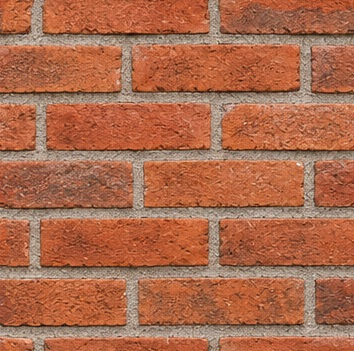
#> input picture library-additions/Materials/Brick/Brick.jpg, 354 x 351 px
$ python tile-board-materials.py ../library-additions/Materials/Brick/Brick.jpg ../library-additions/Materials/Stone/Kerikil.jpg
#> lines starting #> are read from the running program, lines starting #| are printed output that depends on the picture; after the words box and inside, x2 and y2 are one past the last pixel; in counts of white or black regions, pixels touching at a corner belong together
"""Make the five board materials tile seamlessly at a known real-world size.

Regular patterns (brick, clay roof tile) are cropped to a whole number of
pattern repeats, then the wrap-around seam is hidden with a minimum-error
boundary cut (image quilting), so the edges meet where the pattern already
matches. Stone and gravel have no repeat, so only the seam cut is used.
The AAC block is rebuilt as real 60 x 20 cm blocks (the board's blocks are
not that proportion) from the board's own block surface.

usage: python scripts/tile-board-materials.py "D:/Dirory/sample_library/Materials/Material Texture Catalog Board.png" library-additions/Materials/_tiled
"""
import json, os, sys
import numpy as np
from PIL import Image, ImageFilter

BOARD, OUT = sys.argv[1], sys.argv[2]
os.makedirs(OUT, exist_ok=True)
board = Image.open(BOARD).convert("RGB")
#> board is the input picture: PIL image 354x351 RGB; mean R, G, B 172.1, 106.4, 77.3
rng = np.random.default_rng(20261021)

# Panel boxes on the board, above the label boxes (see the earlier split).
PANELS = {
    "Brick": (2, 2, 500, 430),
    "Clay Tile Roof": (520, 2, 1016, 430),
    "Concrete Lightweight Block": (1036, 2, 1534, 430),
    "River Stone": (2, 521, 758, 949),
    "Kerikil": (778, 521, 1534, 949),
}
def panel(name):
    return np.asarray(board.crop(PANELS[name])).astype(float)


def refine_lag(a, axis, guess, span=6):
    """Shift (pixels) near `guess` where the image best matches itself."""
    best, best_lag = None, guess
    for lag in range(guess - span, guess + span + 1):
        if axis == 1:
            x, y = a[:, :-lag], a[:, lag:]
        else:
            x, y = a[:-lag], a[lag:]
        err = np.mean((x - y) ** 2)
        if best is None or err < best:
            best, best_lag = err, lag
    return best_lag


def min_cut_path(cost):
    """Top-to-bottom path through `cost` (H x W) with steps of -1/0/+1."""
    h, w = cost.shape
    acc = cost.copy()
    back = np.zeros((h, w), int)
    for i in range(1, h):
        prev = acc[i - 1]
        left = np.r_[np.inf, prev[:-1]]
        right = np.r_[prev[1:], np.inf]
        stack = np.vstack([left, prev, right])
        choice = np.argmin(stack, 0)
        back[i] = choice - 1
        acc[i] += stack[choice, np.arange(w)]
    path = np.zeros(h, int)
    path[-1] = int(np.argmin(acc[-1]))
    for i in range(h - 1, 0, -1):
        path[i - 1] = path[i] + back[i, path[i]]
    return path


def seam_wrap_x(a, ov, feather=2):
    """Make `a` tile horizontally; result is ov pixels narrower."""
    h, w, _ = a.shape
    R = a[:, w - ov:]          # what follows the previous tile's right edge
    L = a[:, :ov]              # this tile's own left edge
    path = min_cut_path(np.sum((R - L) ** 2, 2))
    xs = np.arange(ov)[None, :]
    t = np.clip((xs - path[:, None]) / max(feather, 1) + 0.5, 0, 1)[..., None]
    out = a[:, : w - ov].copy()
    out[:, :ov] = R * (1 - t) + L * t
    return out


def seam_wrap_y(a, ov, feather=2):
    return np.transpose(seam_wrap_x(np.transpose(a, (1, 0, 2)), ov, feather), (1, 0, 2))


def save(name, a):
    Image.fromarray(np.clip(a, 0, 255).astype(np.uint8)).save(os.path.join(OUT, name + ".jpg"), quality=93)


def periodic(name, px_guess, py_guess, nx, ny, ov=14, y0=0):
    a = panel(name)[y0:]
    px = refine_lag(a, 1, px_guess * nx) / nx
    py = refine_lag(a, 0, py_guess * ny) / ny
    w, h = int(round(px * nx)), int(round(py * ny))
    a = a[: h + ov, : w + ov]
    a = seam_wrap_y(seam_wrap_x(a, ov), ov)
    return a, px, py


report = {}

# Brick: running bond. One repeat = 1 brick module wide, 2 courses high.
# Indonesian exposed red brick: course ~7.0 cm (5.5 cm brick + joint).
a, px, py = periodic("Brick", 177, 116, 2, 3)
#> the loop in refine_lag, `for lag in range(guess - span, guess + span + 1):` made 13 passes
#> (err, best, best_lag) on pass 1: (13255.8, 13255.8, 348)
#> err on passes 2 to 7: 13338.3, 13421.5, 13506.5, 13591.5, 13594.1, 13591.5
#> after the loop in refine_lag, `for lag in range(guess - span, guess + span + 1):`: best = 13255.8; best_lag = 348
#> in periodic, `px = refine_lag(a, 1, px_guess * nx) / nx`: px = 174
#> the loop in refine_lag (call 2), `for lag in range(guess - span, guess + span + 1):` made 13 passes
#> (err, best, best_lag) on pass 1: (10699, 10699, 342)
#> err on passes 2 to 7: 10820.2, 10936, 11059.4, 11187, 11318.4, 11450.7
#> pass 1, in refine_lag (call 2), `x, y = a[:-lag], a[lag:]`:
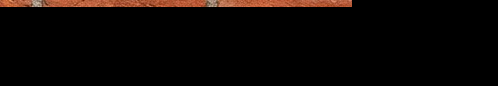
#> y: shape (86, 498, 3) float64; mean of channels 0, 1, 2 10.3, 5.5, 3.6; drawn as R, G, B
#> after the loop in refine_lag (call 2), `for lag in range(guess - span, guess + span + 1):`: best = 10699; best_lag = 342
#> in periodic, `py = refine_lag(a, 0, py_guess * ny) / ny`: py = 114
#> in periodic, `w, h = int(round(px * nx)), int(round(py * ny))`: w = 348; h = 342
#> in periodic, `a = a[: h + ov, : w + ov]`:
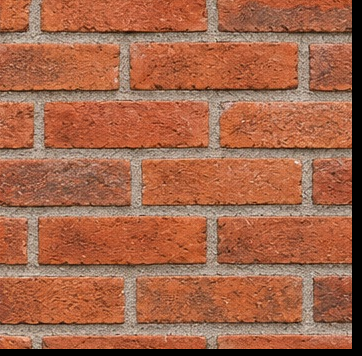
#> a: shape (356, 362, 3) float64; mean of channels 0, 1, 2 164, 101.5, 73.8; drawn as R, G, B
#> the loop in min_cut_path, `for i in range(1, h):` made 355 passes
#> choice on passes 1 to 3: [1, 2, 1, 0, 0, 0, 0, 2, 1, 0, 2, 2, 2, 1], [2, 1, 0, 0, 0, 0, 0, 1, 0, 0, 2, 2, 1, 0], [1, 2, 1, 0, 0, 0, 0, 1, 2, 1, 2, 2, 2, 1]
#> after the loop in min_cut_path, `for i in range(h - 1, 0, -1):`: path = 356 values, max 3 at index 34, min 0 at index 4, mean 1.54
#> in seam_wrap_x, `out = a[:, : w - ov].copy()`:
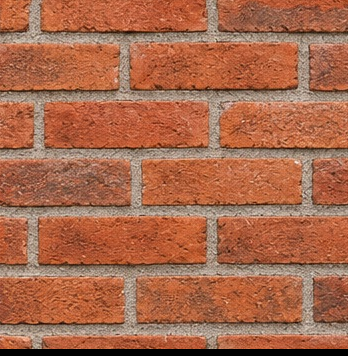
#> out: shape (356, 348, 3) float64; mean of channels 0, 1, 2 168.7, 104.5, 75.9; drawn as R, G, B
#> in seam_wrap_x, `out[:, :ov] = R * (1 - t) + L * t`: out: shape (356, 348, 3) float64; 0.72% of pixels changed, all inside (x1, y1, x2, y2) = (0, 0, 4, 349)
#> the loop in min_cut_path (call 2), `for i in range(1, h):` made 347 passes
#> choice on passes 1 to 3: [2, 2, 2, 1, 0, 0, 0, 0, 0, 0, 1, 0, 2, 1], [2, 2, 2, 1, 0, 0, 0, 0, 0, 1, 0, 2, 1, 0], [2, 2, 2, 1, 0, 2, 1, 0, 0, 0, 0, 0, 0, 0]
#> in seam_wrap_x (call 2), `out[:, :ov] = R * (1 - t) + L * t`: out: shape (348, 342, 3) float64; mean of channels 0, 1, 2 171.9, 106.8, 77.7
#> in seam_wrap_y, `return np.transpose(seam_wrap_x(np.transpose(a, (1, 0, 2)), ov, feathe..`:
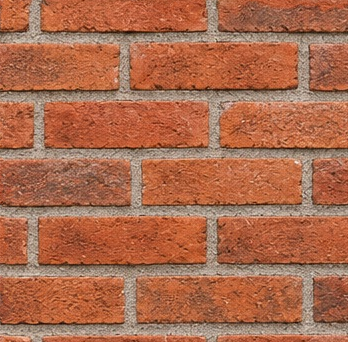
#> returned value: shape (342, 348, 3) float64; mean of channels 0, 1, 2 171.9, 106.8, 77.7; drawn as R, G, B
#> px = 174; py = 114
course_cm = 7.0
cm_per_px = course_cm / (py / 2)
#> cm_per_px = 0.123
save("Brick", a)
report["Brick"] = dict(px=a.shape[1::-1], module_cm=round(px * cm_per_px, 1), course_cm=course_cm,
                       size_cm=[round(a.shape[1] * cm_per_px, 1), round(a.shape[0] * cm_per_px, 1)])

# Clay roof tile: one repeat = one tile's cover width x its exposure.
# Genteng tanah liat: ~25 pcs/m2, cover ~19-20 cm wide.
# Two rows from the band where the photo repeats best (rows shrink with
# perspective further down the board).
a, px, py = periodic("Clay Tile Roof", 91, 103, 5, 2, y0=117)
#> in panel (call 2), `return np.asarray(board.crop(PANELS[name])).astype(float)`: returned value: shape (428, 496, 3) float64; every value is 0
#> in periodic (call 2), `a = panel(name)[y0:]`: a: shape (311, 496, 3) float64; every value is 0
#> in periodic (call 2), `a = a[: h + ov, : w + ov]`: a: shape (214, 463, 3) float64; every value is 0
#> in seam_wrap_x (call 3), `out = a[:, : w - ov].copy()`: out: shape (214, 449, 3) float64; every value is 0
#> in seam_wrap_x (call 4), `out = a[:, : w - ov].copy()`: out: shape (449, 200, 3) float64; every value is 0
#> in seam_wrap_y (call 2), `return np.transpose(seam_wrap_x(np.transpose(a, (1, 0, 2)), ov, feathe..`: returned value: shape (200, 449, 3) float64; every value is 0
cover_w_cm = 19.5
cm_per_px = cover_w_cm / px
save("Clay Tile Roof", a)
report["Clay Tile Roof"] = dict(px=a.shape[1::-1], cover_cm=[cover_w_cm, round(py * cm_per_px, 1)],
                                pcs_per_m2=round(1e4 / (cover_w_cm * py * cm_per_px), 1),
                                size_cm=[round(a.shape[1] * cm_per_px, 1), round(a.shape[0] * cm_per_px, 1)])

# AAC (bata ringan / hebel): 60 x 20 cm blocks, 3 mm thin-bed joints,
# running bond. Rebuilt from a seamless patch of the board's block face.
src = panel("Concrete Lightweight Block")
#> in panel (call 3), `return np.asarray(board.crop(PANELS[name])).astype(float)`: returned value: shape (428, 498, 3) float64; every value is 0
face = src[150:228, 150:300]                       # inside one block, no joints
#> face: shape (78, 150, 3) float64; every value is 0
PXCM = 5.0
W, H = int(120 * PXCM), int(80 * PXCM)              # 2 blocks x 4 courses


def wrap_blur(field, sigma):
    """Gaussian blur on a torus, so the result tiles."""
    fy = np.fft.fftfreq(field.shape[0])[:, None]
    fx = np.fft.fftfreq(field.shape[1])[None, :]
    g = np.exp(-2 * (np.pi * sigma) ** 2 * (fx ** 2 + fy ** 2))
    return np.real(np.fft.ifft2(np.fft.fft2(field) * g))


# AAC face: the board block's colour, fine grain, soft blotches and pores,
# all generated periodic so the texture has no seams and no visible repeat.
mean = face.reshape(-1, 3).mean(0)
fine = face.mean(2).std()
lum = (rng.normal(0, 1, (H, W)) * fine * 0.35
       + wrap_blur(rng.normal(0, 1, (H, W)), 1.2) * fine * 1.1
       + wrap_blur(rng.normal(0, 1, (H, W)), 18) * 60)
pores = (rng.random((H, W)) < 0.012).astype(float)
lum -= wrap_blur(pores, 0.7) * 160
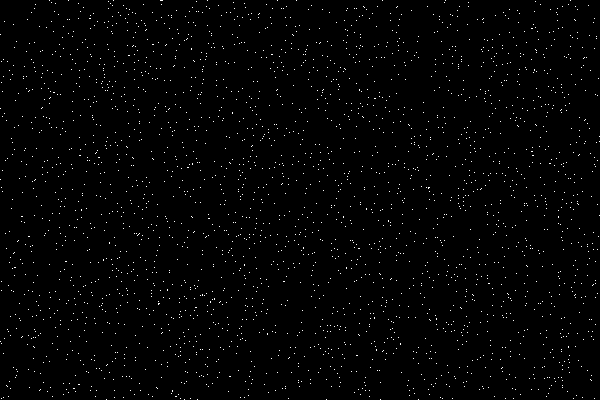
#> pores: shape (400, 600) float64; values 0 (black) and 1 (white), 1.2% white in thin lines or dots
grain = np.clip(mean[None, None, :] + lum[..., None], 0, 255)
grain = np.tile(grain, (2, 2, 1))
#> grain: shape (800, 1200, 3) float64
fh, fw = H, W
img = np.zeros((H, W, 3))
joint = 0.3 * PXCM                                   # 3 mm
for row in range(4):
    y0 = int(row * 20 * PXCM)
    off = 0 if row % 2 == 0 else 30 * PXCM
    for k in range(-1, 3):
        x0 = int(round(off + k * 60 * PXCM))
        x1 = int(round(x0 + 60 * PXCM))
        oy, ox = rng.integers(0, fh), rng.integers(0, fw)
        shade = rng.normal(0, 4)
        block = grain[oy: oy + int(20 * PXCM), ox: ox + (x1 - x0)] + shade
        for x in range(x0, x1):
            xx = x % W
            img[y0: y0 + int(20 * PXCM), xx] = block[:, x - x0]
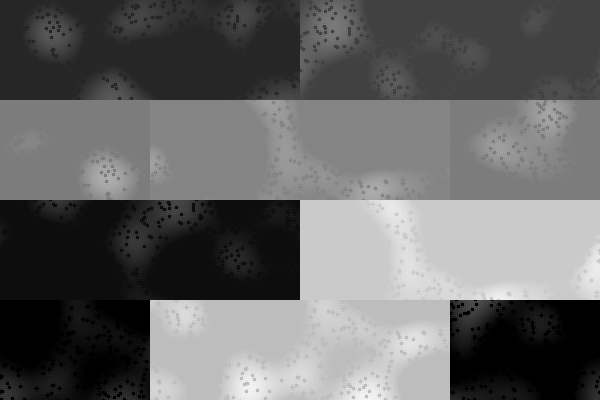
#> img: shape (400, 600, 3) float64; min -7.45, max 2.49, mean -3.47; drawn with min black and max white
# Joints: a thin darker line with a softer shadow below/right of it.
mask = np.zeros((H, W))
for row in range(4):
    y = int(row * 20 * PXCM)
    mask[y: y + int(np.ceil(joint)), :] = 1
    off = 0 if row % 2 == 0 else 30 * PXCM
    for k in range(0, 3):
        x = int(round(off + k * 60 * PXCM)) % W
        mask[y: y + int(20 * PXCM), x: x + int(np.ceil(joint))] = 1
soft = np.asarray(Image.fromarray((mask * 255).astype(np.uint8)).filter(ImageFilter.GaussianBlur(1.2))) / 255.0
img = img * (1 - 0.35 * soft[..., None]) * (1 - 0.25 * mask[..., None])
save("Concrete Lightweight Block", img)
report["Concrete Lightweight Block"] = dict(px=[W, H], block_cm=[60, 20], joint_mm=3, size_cm=[120, 80])

# River stone (batu kali): stones ~15-25 cm across.
a = seam_wrap_y(seam_wrap_x(panel("River Stone"), 48, 3), 48, 3)
#> in panel (call 4), `return np.asarray(board.crop(PANELS[name])).astype(float)`: returned value: shape (428, 756, 3) float64; every value is 0
#> in seam_wrap_x (call 5), `R = a[:, w - ov:]          # what follows the previous tile's right edge`: R: shape (428, 48, 3) float64; every value is 0
#> in min_cut_path (call 5), `acc = cost.copy()`: acc: shape (428, 48) float64; every value is 0
#> after the loop in min_cut_path (call 5), `for i in range(1, h):`:
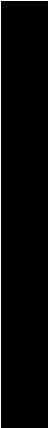
#> back: shape (428, 48) int64; values -1 (black) and 0 (white), 2.3% white in thin lines or dots
save("River Stone", a)
report["River Stone"] = dict(px=a.shape[1::-1], size_cm=[135, round(135 * a.shape[0] / a.shape[1], 1)])

# Kerikil (split / koral 2-3 cm).
a = seam_wrap_y(seam_wrap_x(panel("Kerikil"), 24, 2), 24, 2)
save("Kerikil", a)
report["Kerikil"] = dict(px=a.shape[1::-1], size_cm=[100, round(100 * a.shape[0] / a.shape[1], 1)])

print(json.dumps(report, indent=1))
#> (printed output is left out)
